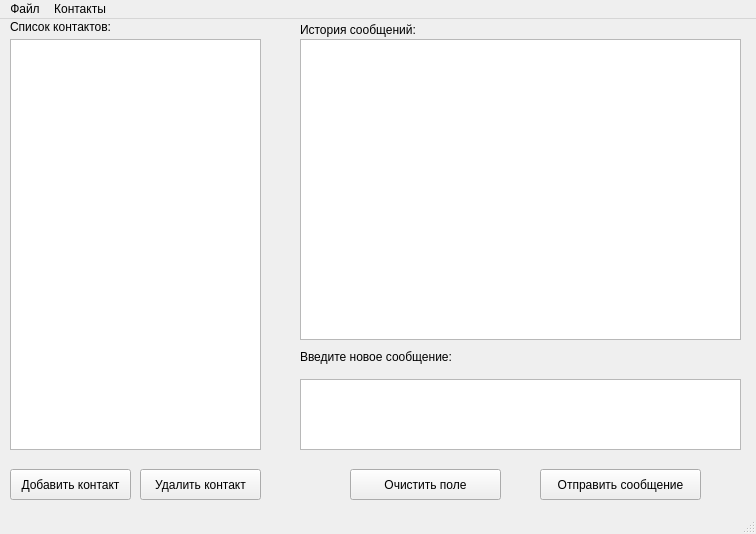
<?xml version="1.0" encoding="UTF-8"?>
<ui version="4.0">
 <class>MainClientWindow</class>
 <widget class="QMainWindow" name="MainClientWindow">
  <property name="geometry">
   <rect>
    <x>0</x>
    <y>0</y>
    <width>756</width>
    <height>534</height>
   </rect>
  </property>
  <property name="minimumSize">
   <size>
    <width>756</width>
    <height>534</height>
   </size>
  </property>
  <property name="windowTitle">
   <string>Чат Программа alpha release</string>
  </property>
  <widget class="QWidget" name="centralwidget">
   <widget class="QLabel" name="label_contacts">
    <property name="geometry">
     <rect>
      <x>10</x>
      <y>0</y>
      <width>151</width>
      <height>16</height>
     </rect>
    </property>
    <property name="text">
     <string>Список контактов:</string>
    </property>
   </widget>
   <widget class="QPushButton" name="btn_add_contact">
    <property name="geometry">
     <rect>
      <x>10</x>
      <y>450</y>
      <width>121</width>
      <height>31</height>
     </rect>
    </property>
    <property name="text">
     <string>Добавить контакт</string>
    </property>
   </widget>
   <widget class="QPushButton" name="btn_remove_contact">
    <property name="geometry">
     <rect>
      <x>140</x>
      <y>450</y>
      <width>121</width>
      <height>31</height>
     </rect>
    </property>
    <property name="text">
     <string>Удалить контакт</string>
    </property>
   </widget>
   <widget class="QLabel" name="label_history">
    <property name="geometry">
     <rect>
      <x>300</x>
      <y>0</y>
      <width>391</width>
      <height>21</height>
     </rect>
    </property>
    <property name="text">
     <string>История сообщений:</string>
    </property>
   </widget>
   <widget class="QTextEdit" name="text_message">
    <property name="geometry">
     <rect>
      <x>300</x>
      <y>360</y>
      <width>441</width>
      <height>71</height>
     </rect>
    </property>
   </widget>
   <widget class="QLabel" name="label_new_message">
    <property name="geometry">
     <rect>
      <x>300</x>
      <y>330</y>
      <width>171</width>
      <height>16</height>
     </rect>
    </property>
    <property name="text">
     <string>Введите новое сообщение:</string>
    </property>
   </widget>
   <widget class="QListView" name="list_contacts">
    <property name="geometry">
     <rect>
      <x>10</x>
      <y>20</y>
      <width>251</width>
      <height>411</height>
     </rect>
    </property>
   </widget>
   <widget class="QListView" name="list_messages">
    <property name="geometry">
     <rect>
      <x>300</x>
      <y>20</y>
      <width>441</width>
      <height>301</height>
     </rect>
    </property>
   </widget>
   <widget class="QPushButton" name="btn_send">
    <property name="geometry">
     <rect>
      <x>540</x>
      <y>450</y>
      <width>161</width>
      <height>31</height>
     </rect>
    </property>
    <property name="text">
     <string>Отправить сообщение</string>
    </property>
   </widget>
   <widget class="QPushButton" name="btn_clear">
    <property name="geometry">
     <rect>
      <x>350</x>
      <y>450</y>
      <width>151</width>
      <height>31</height>
     </rect>
    </property>
    <property name="text">
     <string>Очистить поле</string>
    </property>
   </widget>
  </widget>
  <widget class="QMenuBar" name="menubar">
   <property name="geometry">
    <rect>
     <x>0</x>
     <y>0</y>
     <width>756</width>
     <height>21</height>
    </rect>
   </property>
   <widget class="QMenu" name="menu">
    <property name="title">
     <string>Файл</string>
    </property>
    <addaction name="menu_exit"/>
   </widget>
   <widget class="QMenu" name="menu_2">
    <property name="title">
     <string>Контакты</string>
    </property>
    <addaction name="menu_add_contact"/>
    <addaction name="menu_del_contact"/>
    <addaction name="separator"/>
   </widget>
   <addaction name="menu"/>
   <addaction name="menu_2"/>
  </widget>
  <widget class="QStatusBar" name="statusBar"/>
  <action name="menu_exit">
   <property name="text">
    <string>Выход</string>
   </property>
  </action>
  <action name="menu_add_contact">
   <property name="text">
    <string>Добавить контакт</string>
   </property>
  </action>
  <action name="menu_del_contact">
   <property name="text">
    <string>Удалить контакт</string>
   </property>
  </action>
 </widget>
 <resources/>
 <connections>
  <connection>
   <sender>btn_clear</sender>
   <signal>clicked()</signal>
   <receiver>text_message</receiver>
   <slot>clear()</slot>
   <hints>
    <hint type="sourcelabel">
     <x>541</x>
     <y>481</y>
    </hint>
    <hint type="destinationlabel">
     <x>547</x>
     <y>416</y>
    </hint>
   </hints>
  </connection>
 </connections>
</ui>
